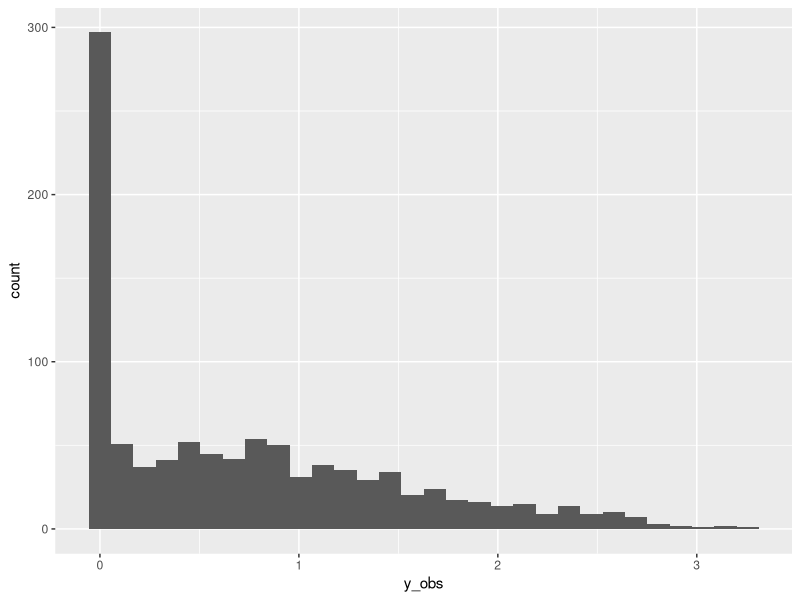
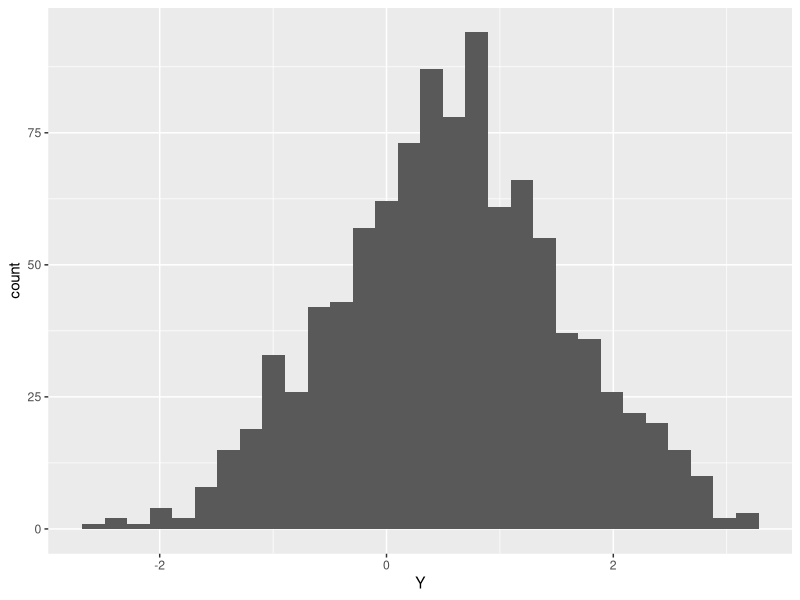
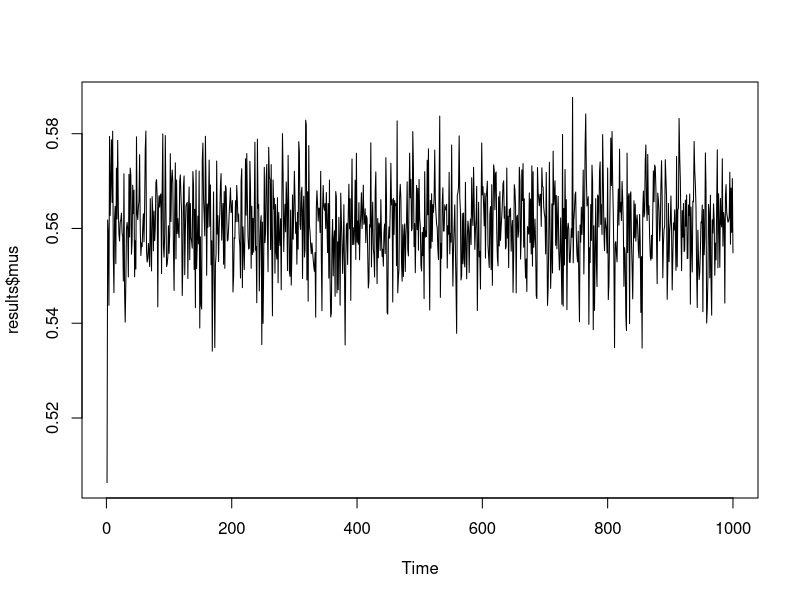
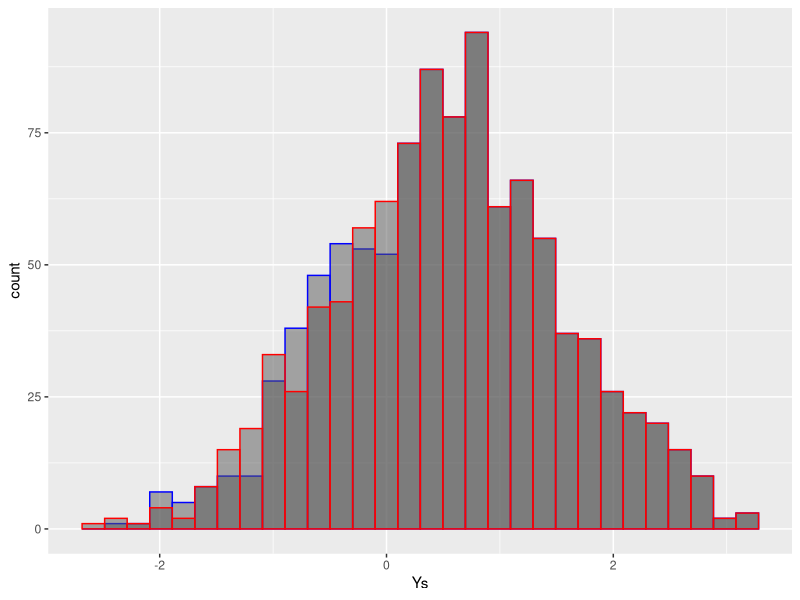

Write the R code that produced these figures, in order.
# Implements the EC0517 Exam quesiton on gibs for censored data

library(tidyverse)

# Create a dataset
mu <- 0.5
sample <- data.frame(Y = rnorm(n = 1000, mean = mu, sd = 1))

# Censor the data below zero
df <- tibble(sample) %>% 
  mutate(y_obs = ifelse(Y<0, 0, Y))

# Plot the data, make sure its what we expect
ggplot(df)+
  geom_histogram(aes(x = y_obs))
ggplot(df)+
  geom_histogram(aes(x = Y))

gibbs <- function(df, iterations, initial_mu){
  
  # Step 0 create needed objects 
  N <- length(df$y_obs)
  n_below <- length(df$y_obs[df$y_obs==0])
  mu <- initial_mu
  mus <- c()
  Ys <- data.frame(i=0, Ys=0)
  
  for (i in 1:iterations){
    
    # Step 1: draw Ys conditional on mu
    drawsY <- c()
    for (ii in 1:n_below){
      j <- 0
      while(j>=0){
        j <- rnorm(1, mu, 1)
      }
      drawsY <- c(drawsY, j)
    }
    Y <- c(df$y_obs[df$y_obs != 0], drawsY)
    
    # Step 2: draw mu conditional on Y
    mu <- rnorm(1, mean = mean(Y), 1 / N)
    
    # Step 3: save results for trace plots
    mus <- c(mus, mu)
    
    Ys <- bind_rows(Ys, data.frame(i = i, Ys = Y))
  }
  return(list(mus = mus, Ys = tibble(Ys)))
}
results <- gibbs(df, 1000, 0.1)
mean(results$mus[2:length(results$mus)])

# Plot results, see if it makes sense... 
plot.ts(results$mus)

results$Ys %>% 
  filter(i == 1000) %>% 
  ggplot() + 
  geom_histogram(aes(x = Ys), color = "blue", alpha = 0.5) + 
  geom_histogram(data = df, aes(x = Y), color = "red", alpha = 0.5)
